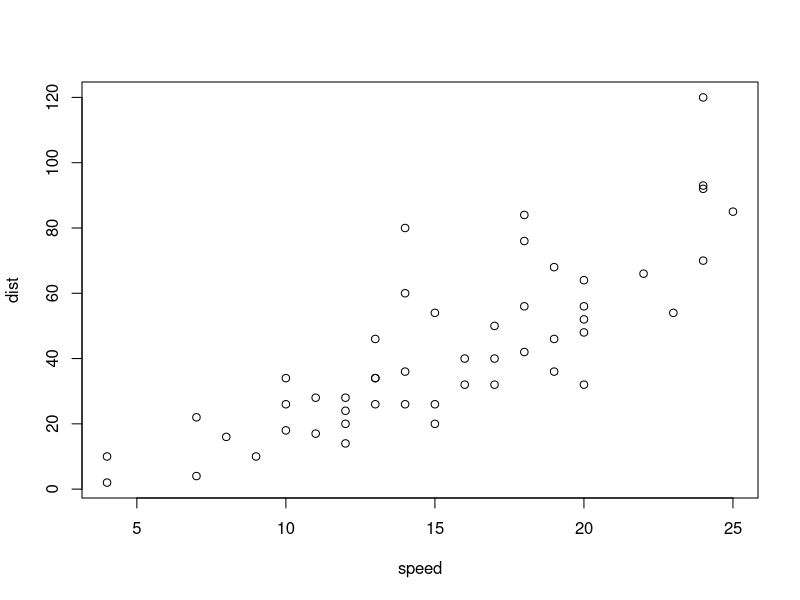
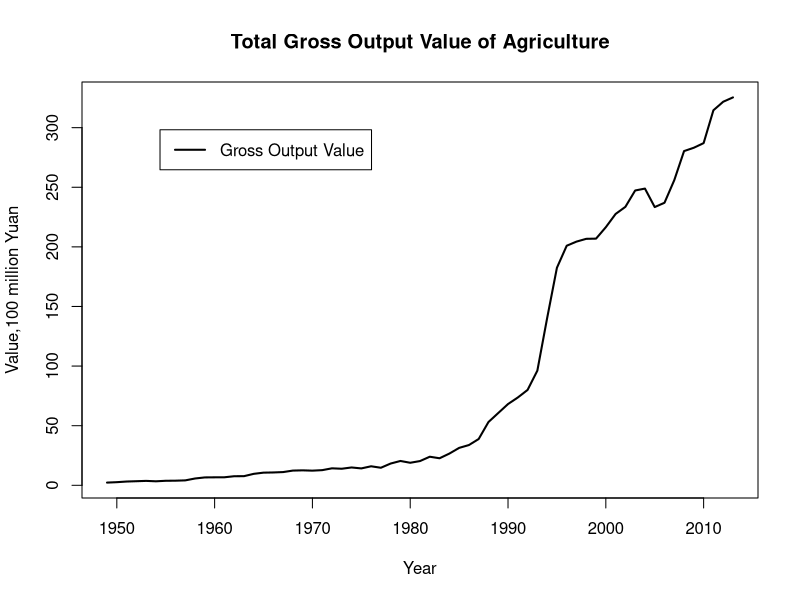
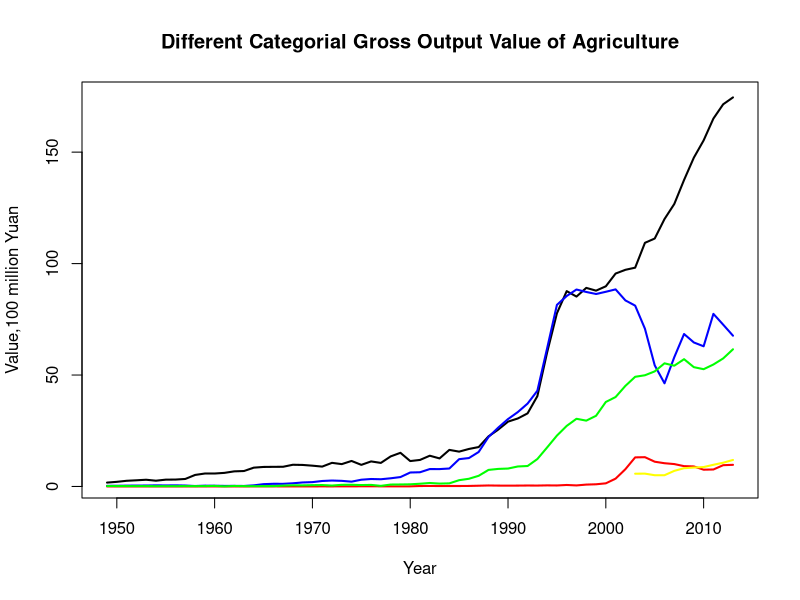

R code for these plots, in order:
## ---- chunk 1
summary(cars)
## ---- chunk 2
plot(cars)
## ---- chunk 3
agri <- read.table(file="data.txt", header=T)
colnames(agri)[2] <- "Total"
colnames(agri)[5] <- "Animal"
colnames(agri)[7] <- "Service"
agri

## ---- chunk 4
plot(agri$Total~agri$Year,xlab="Year",ylab="Value,100 million Yuan",main="Total Gross Output Value of Agriculture",type="l",lwd=2)
legend(1954.417,298.218,legend="Gross Output Value",lwd=2)

## ---- chunk 5
plot(agri$Planting~agri$Year,xlab="Year",ylab="Value,100 million Yuan",main="Different Categorial Gross Output Value of Agriculture",type="l",lwd=2,col="black")
points(agri$Forestry~agri$Year,xlab="Year",ylab="Value,100 million Yuan",main="Different Categorial Gross Output Value of Agriculture",type="l",lwd=2,col="red")
points(agri$Animal~agri$Year,xlab="Year",ylab="Value,100 million Yuan",main="Different Categorial Gross Output Value of Agriculture",type="l",lwd=2,col="blue")
points(agri$Fishery~agri$Year,xlab="Year",ylab="Value,100 million Yuan",main="Different Categorial Gross Output Value of Agriculture",type="l",lwd=2,col="green")
points(agri$Service~agri$Year,xlab="Year",ylab="Value,100 million Yuan",main="Different Categorial Gross Output Value of Agriculture",type="l",lwd=2,col="yellow")
